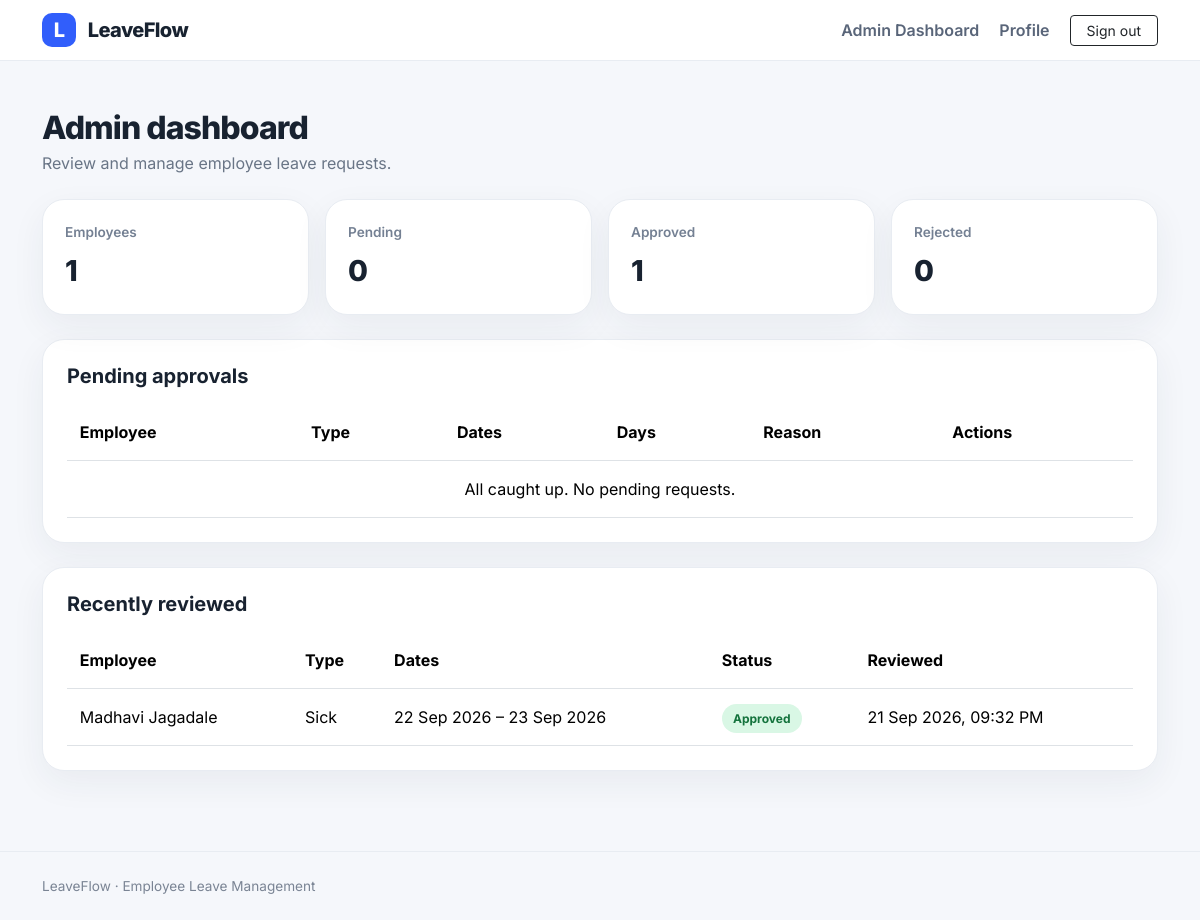
The app's page /leaves/admin-dashboard/ (signed in) with its own data.
### leaves/models.py (models this page shows, shortened)
class LeaveRequest(models.Model):
    STATUS_CHOICES = [('pending', 'Pending'), ('approved', 'Approved'), ('rejected', 'Rejected')]
    user = models.ForeignKey(settings.AUTH_USER_MODEL, on_delete=models.CASCADE)
    leave_type = models.CharField(max_length=50)
    start_date = models.DateField()
    end_date = models.DateField()
    days = models.FloatField()
    reason = models.TextField(blank=True)
    status = models.CharField(
        max_length=20, choices=STATUS_CHOICES, default='pending', editable=False,
        help_text='Controlled by the admin approval workflow. Employees cannot change this field.'
    )
    applied_at = models.DateTimeField(default=timezone.now)
    reviewed_by = models.ForeignKey(settings.AUTH_USER_MODEL, on_delete=models.SET_NULL, null=True, blank=True, related_name='reviews')
    reviewed_at = models.DateTimeField(null=True, blank=True)

### users/models.py (models this page shows, shortened)
class CustomUser(AbstractBaseUser, PermissionsMixin):
    ROLE_CHOICES = (("admin", "Admin"), ("employee", "Employee"))
    phone = models.CharField(max_length=15, unique=True)
    pin = models.CharField(max_length=128, blank=True, editable=False)
    email = models.EmailField(blank=True)
    first_name = models.CharField(max_length=50)
    last_name = models.CharField(max_length=50)
    employee_id = models.CharField(max_length=30, unique=True, null=True, blank=True)
    department = models.CharField(max_length=100, blank=True)
    role = models.CharField(max_length=20, choices=ROLE_CHOICES, default="employee")
    is_active = models.BooleanField(default=True)
    is_staff = models.BooleanField(default=False)
    date_joined = models.DateTimeField(auto_now_add=True)
    USERNAME_FIELD = "phone"
    REQUIRED_FIELDS = ["pin"]
    objects = CustomUserManager()
    def get_full_name(self):
        return f"{self.first_name} {self.last_name}".strip()

### leaves/views.py (the view)
# urls.py: path("admin-dashboard/", views.admin_dashboard, name="admin_dashboard"),
@login_required
@user_passes_test(is_admin)
def admin_dashboard(request):
    pending = LeaveRequest.objects.filter(status="pending").select_related("user").order_by("applied_at")
    recent = LeaveRequest.objects.exclude(status="pending").select_related("user").order_by("-reviewed_at")[:10]
    stats = {
        "employees": request.user.__class__.objects.filter(role="employee").count(),
        "pending": LeaveRequest.objects.filter(status="pending").count(),
        "approved": LeaveRequest.objects.filter(status="approved").count(),
        "rejected": LeaveRequest.objects.filter(status="rejected").count(),
    }
    return render(request, "leaves/admin_dashboard.html", {"pending": pending, "recent": recent, "stats": stats})

### leaves/views.py (called while the page is built)
def is_admin(user):
    return user.is_authenticated and (user.role == "admin" or user.is_superuser)

### leaves/templates/leaves/admin_dashboard.html (shortened to what this page needs)
{% extends 'base.html' %}
{% block content %}
<div class="mb-4"><h2 class="page-title mb-1">Admin dashboard</h2><p class="text-muted-custom mb-0">Review and manage employee leave requests.</p></div>
<div class="row g-3 mb-4">
<div class="col-6 col-lg-3"><div class="card-soft stat-card"><div class="stat-label">Employees</div><div class="stat-value">{{ stats.employees }}</div></div></div>
<div class="col-6 col-lg-3"><div class="card-soft stat-card"><div class="stat-label">Pending</div><div class="stat-value">{{ stats.pending }}</div></div></div>
<div class="col-6 col-lg-3"><div class="card-soft stat-card"><div class="stat-label">Approved</div><div class="stat-value">{{ stats.approved }}</div></div></div>
<div class="col-6 col-lg-3"><div class="card-soft stat-card"><div class="stat-label">Rejected</div><div class="stat-value">{{ stats.rejected }}</div></div></div>
</div>
<div class="card-soft p-3 p-lg-4 mb-4"><h5 class="fw-bold mb-3">Pending approvals</h5>
<div class="table-wrap"><table class="table align-middle mb-0"><thead><tr><th>Employee</th><th>Type</th><th>Dates</th><th>Days</th><th>Reason</th><th>Actions</th></tr></thead><tbody>
{% for p in pending %}<tr><td><strong>{{ p.user.get_full_name|default:p.user.phone }}</strong><br><small class="text-muted">{{ p.user.phone }}</small></td><td class="text-capitalize">{{ p.leave_type }}</td><td>{{ p.start_date|date:"d M Y" }} – {{ p.end_date|date:"d M Y" }}</td><td>{{ p.days|floatformat:"0" }}</td><td>{{ p.reason|default:"—"|truncatechars:35 }}</td><td><div class="d-flex gap-1"><form method="post" action="{% url 'leaves:review_leave' p.pk 'approve' %}">{% csrf_token %}<button class="btn btn-sm btn-success">Approve</button></form><form method="post" action="{% url 'leaves:review_leave' p.pk 'reject' %}">{% csrf_token %}<button class="btn btn-sm btn-outline-danger">Reject</button></form></div></td></tr>
{% empty %}<tr><td colspan="6" class="empty-state">All caught up. No pending requests.</td></tr>{% endfor %}
</tbody></table></div></div>
<div class="card-soft p-3 p-lg-4"><h5 class="fw-bold mb-3">Recently reviewed</h5>
<div class="table-wrap"><table class="table align-middle mb-0"><thead><tr><th>Employee</th><th>Type</th><th>Dates</th><th>Status</th><th>Reviewed</th></tr></thead><tbody>
{% for r in recent %}<tr><td>{{ r.user.get_full_name|default:r.user.phone }}</td><td class="text-capitalize">{{ r.leave_type }}</td><td>{{ r.start_date|date:"d M Y" }} – {{ r.end_date|date:"d M Y" }}</td><td><span class="badge-status status-{{ r.status }}">{{ r.get_status_display }}</span></td><td>{{ r.reviewed_at|date:"d M Y, h:i A" }}</td></tr>{% empty %}<tr><td colspan="5" class="empty-state">No reviewed requests yet.</td></tr>{% endfor %}
</tbody></table></div></div>
{% endblock %}

### static/css/styles.css (style rules this page uses)
* { box-sizing: border-box; }
body { font-family: Inter, sans-serif; background: #f5f7fb; color: #182230; min-height: 100vh; }
.hero-card, .card-soft { background:#fff; border:1px solid #e8ecf2; border-radius:22px; box-shadow:0 12px 35px rgba(31,45,61,.06); }
.text-muted-custom { color:#697586; }
.page-title { font-weight:800; letter-spacing:-.03em; }
.stat-card { padding:22px; height:100%; }
.stat-label { color:#748093; font-size:.85rem; font-weight:600; }
.stat-value { font-size:1.8rem; font-weight:800; margin-top:6px; }
.badge-status { border-radius:999px; padding:.45rem .7rem; font-weight:700; font-size:.75rem; }
.status-approved { background:#d9f7e5; color:#14733d; }
.table-wrap { overflow-x:auto; }
.table { min-width:650px; }
.table > :not(caption) > * > * { padding:1rem .8rem; }
.empty-state { padding:45px 20px; text-align:center; color:#748093; }

### records on screen
LeaveRequest: user.get_full_name "Madhavi Jagadale", leave_type "Sick", start_date "22 Sep 2026", end_date "23 Sep 2026", status "Approved", reviewed_at "21 Sep 2026, 09:32 PM"

### other values on screen
{{ stats.employees }} "1"
{{ stats.pending }} "0"
{{ stats.approved }} "1"
{{ stats.rejected }} "0"
